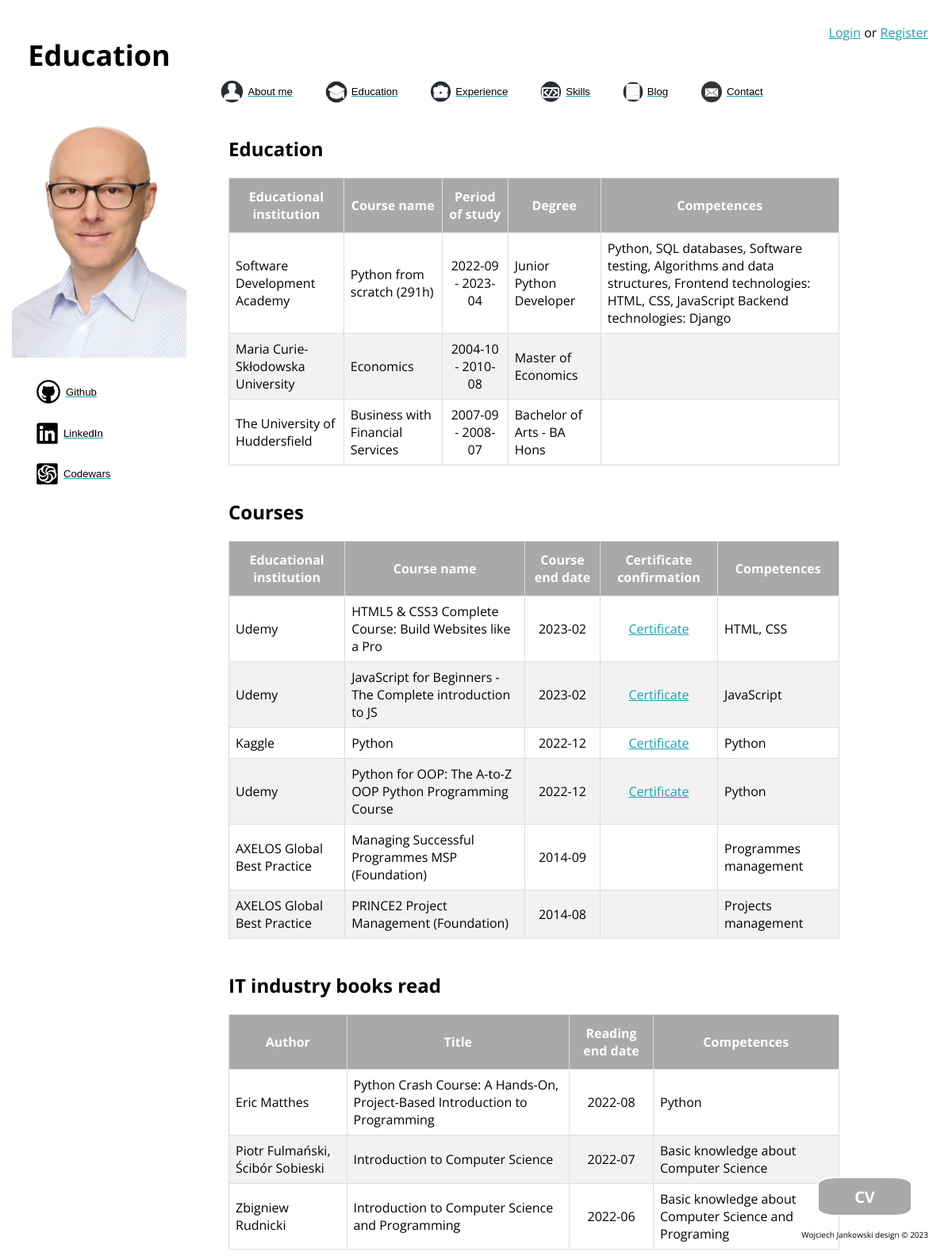
/about/education/, run on the app's committed database.
### aboutme/models.py (models this page shows)
class Education(models.Model):
    school_name = models.CharField(max_length=50)
    course_name = models.CharField(max_length=100)
    competences = models.TextField(blank=True)
    start_date = models.DateField()
    end_date = models.DateField(blank=True)
    degree = models.CharField(max_length=30, blank=True,)
    class Meta:
        verbose_name = "School"
        verbose_name_plural = "Schools"
        ordering = ['-end_date']

class Course(models.Model):
    school_name = models.CharField(max_length=50)
    course_name = models.CharField(max_length=100)
    end_date = models.DateField(null=True, blank=True)
    competences = models.CharField(max_length=200)
    certificate_link = models.CharField(max_length=100, blank=True)
    class Meta:
        verbose_name = "Course"
        verbose_name_plural = "Courses"
        ordering = ['-pk']

class Book(models.Model):
    author_name = models.CharField(max_length=50)
    title = models.CharField(max_length=100)
    end_date = models.DateField()
    competences = models.CharField(max_length=200)
    class Meta:
        verbose_name = "Book"
        verbose_name_plural = "Books"
        ordering = ['-end_date']

### aboutme/views.py (the view)
# urls.py: path('education/', views.education, name="education"),
def education(request):
    education = Education.objects.all()
    courses = Course.objects.all()
    books = Book.objects.all()
    ctx = {"education": education,
           "courses": courses,
           "books": books,
           'site_name': "Education"}
    return render(request=request, template_name="aboutme/education.html", context=ctx)

### aboutme/templates/aboutme/education.html
{% extends "aboutme/base.html" %}
{% load static %}
{% block main_content %}
<div class="container">
    <h2>Education</h2>
    <table id="data">
        <thead>
            <tr>
                <th>Educational institution</th>
                <th>Course name</th>
                <th>Period of study</th>
                <th>Degree</th>
                <th>Competences</th>
            </tr>
        </thead>
        <tbody>
            {% for edu in education %}
            <tr>
                <td>{{ edu.school_name }}</td>
                <td>{{ edu.course_name }}</td>
                <td style="text-align: center;">{{ edu.start_date|date:"Y-m" }} - {{ edu.end_date|date:"Y-m" }}</td>
                <td>{{ edu.degree }}</td>
                <td>{{ edu.competences }}</td>
            </tr>
            {% endfor %}
        </tbody>
    </table>
    <br>
    <h2>Courses</h2>
    <table id="data">
        <thead>
            <tr>
                <th>Educational institution</th>
                <th>Course name</th>
                <th>Course end date</th>
                <th>Certificate confirmation</th>
                <th>Competences</th>
            </tr>
        </thead>
        <tbody>
            {% for course in courses %}
            <tr>
                <td>{{ course.school_name }}</td>
                <td>{{ course.course_name }}</td>
                <td style="text-align: center;">{{ course.end_date|date:"Y-m" }}</td>
                <td style="text-align: center;">{% if course.certificate_link %} <a
                        href="{{ course.certificate_link }}">
                        Certificate</a> {% endif %}</td>
                <td>{{ course.competences }}</td>
            </tr>
            {% endfor %}
        </tbody>
    </table>
    <br>
    <h2>IT industry books read</h2>
    <table id="data">
        <thead>
            <tr>
                <th>Author</th>
                <th>Title</th>
                <th>Reading end date</th>
                <th>Competences</th>
            </tr>
        </thead>
        <tbody>
            {% for book in books %}
            <tr>
                <td>{{ book.author_name }}</td>
                <td>{{ book.title }}</td>
                <td style="text-align: center;">{{ book.end_date|date:"Y-m" }}</td>
                <td>{{ book.competences }}</td>
            </tr>
            {% endfor %}
        </tbody>
    </table>
</div>
<a href="{% static 'aboutme/files/cv.pdf' %}"><button class="button">CV</button></a>
{% endblock %}

### aboutme/static/aboutme/css/style.css (style rules this page uses)
html { font-family: 'Open Sans', sans-serif; }
body { background-size: 100% 100%; background-repeat: no-repeat; background-position: top; background-attachment: fixed; }
.button { position: fixed; bottom: 50px; right: 50px; background-color: darkgrey; border: 2px solid white; border-radius: 20%; width: 120px; height: 50px; font-size: 20px; color: white; font-weight: bold; cursor: pointer; transition: all 0.25s; font-family: 'Open Sans', sans-serif; }
.container { width: 65%; height: auto; margin-left:280px; margin-top:40px; }
#data { border-collapse: collapse; width: 100%; border-radius: 10%; }
#data td, #data th { border: 1px solid #ddd; padding: 8px; }
#data tr:nth-child(even) { background-color: #f2f2f2; }
#data th { padding-top: 12px; padding-bottom: 12px; text-align: center; background-color: darkgrey; color: white; }
a { color: #17a2b8; }

### data on the page
Education: school_name "Software Development Academy", course_name "Python from scratch (291h)", start_date "2022-09", end_date "2023-04", degree "Junior Python Developer", competences "Python, SQL databases, Software testing, Algorithms and data structures, Frontend technologies: HTML, CSS, JavaScript Backend technologies: Django"
Education: school_name "Maria Curie-Skłodowska University", course_name "Economics", start_date "2004-10", end_date "2010-08", degree "Master of Economics"
Education: school_name "The University of Huddersfield", course_name "Business with Financial Services", start_date "2007-09", end_date "2008-07", degree "Bachelor of Arts - BA Hons"
Course: school_name "Udemy", course_name "HTML5 & CSS3 Complete Course: Build Websites like a Pro", end_date "2023-02", competences "HTML, CSS"
Course: school_name "Udemy", course_name "JavaScript for Beginners - The Complete introduction to JS", end_date "2023-02", competences "JavaScript"
Course: school_name "Kaggle", course_name "Python", end_date "2022-12", competences "Python"
Course: school_name "Udemy", course_name "Python for OOP: The A-to-Z OOP Python Programming Course", end_date "2022-12", competences "Python"
Course: school_name "AXELOS Global Best Practice", course_name "Managing Successful Programmes MSP (Foundation)", end_date "2014-09", competences "Programmes management"
Course: school_name "AXELOS Global Best Practice", course_name "PRINCE2 Project Management (Foundation)", end_date "2014-08", competences "Projects management"
Book: author_name "Eric Matthes", title "Python Crash Course: A Hands-On, Project-Based Introduction to Programming", end_date "2022-08", competences "Python"
Book: author_name "Piotr Fulmański, Ścibór Sobieski", title "Introduction to Computer Science", end_date "2022-07", competences "Basic knowledge about Computer Science"
Book: author_name "Zbigniew Rudnicki", title "Introduction to Computer Science and Programming", end_date "2022-06", competences "Basic knowledge about Computer Science and Programing"

### other printed values
{{ site_name }} "Education"
